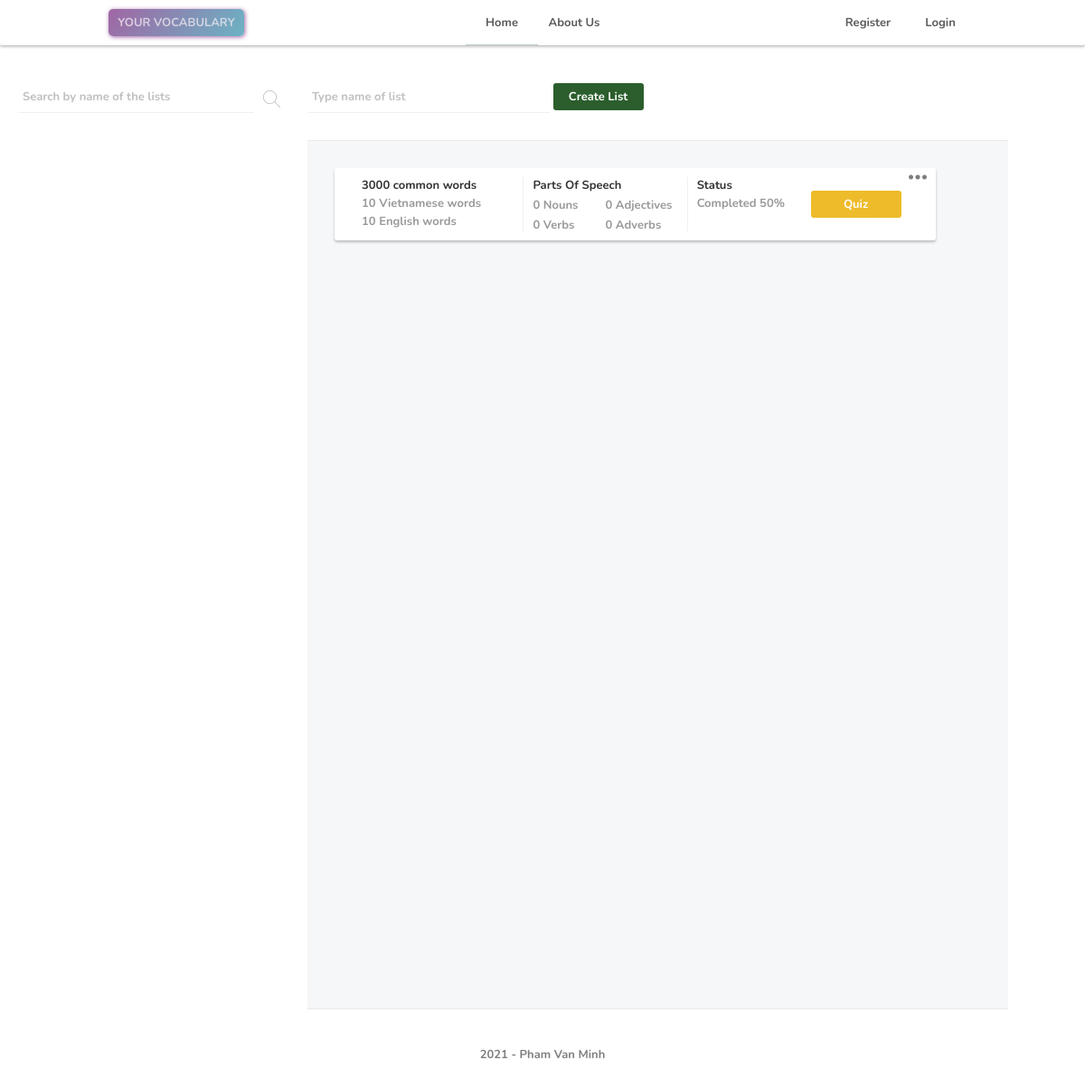
Before: / with the older database file.
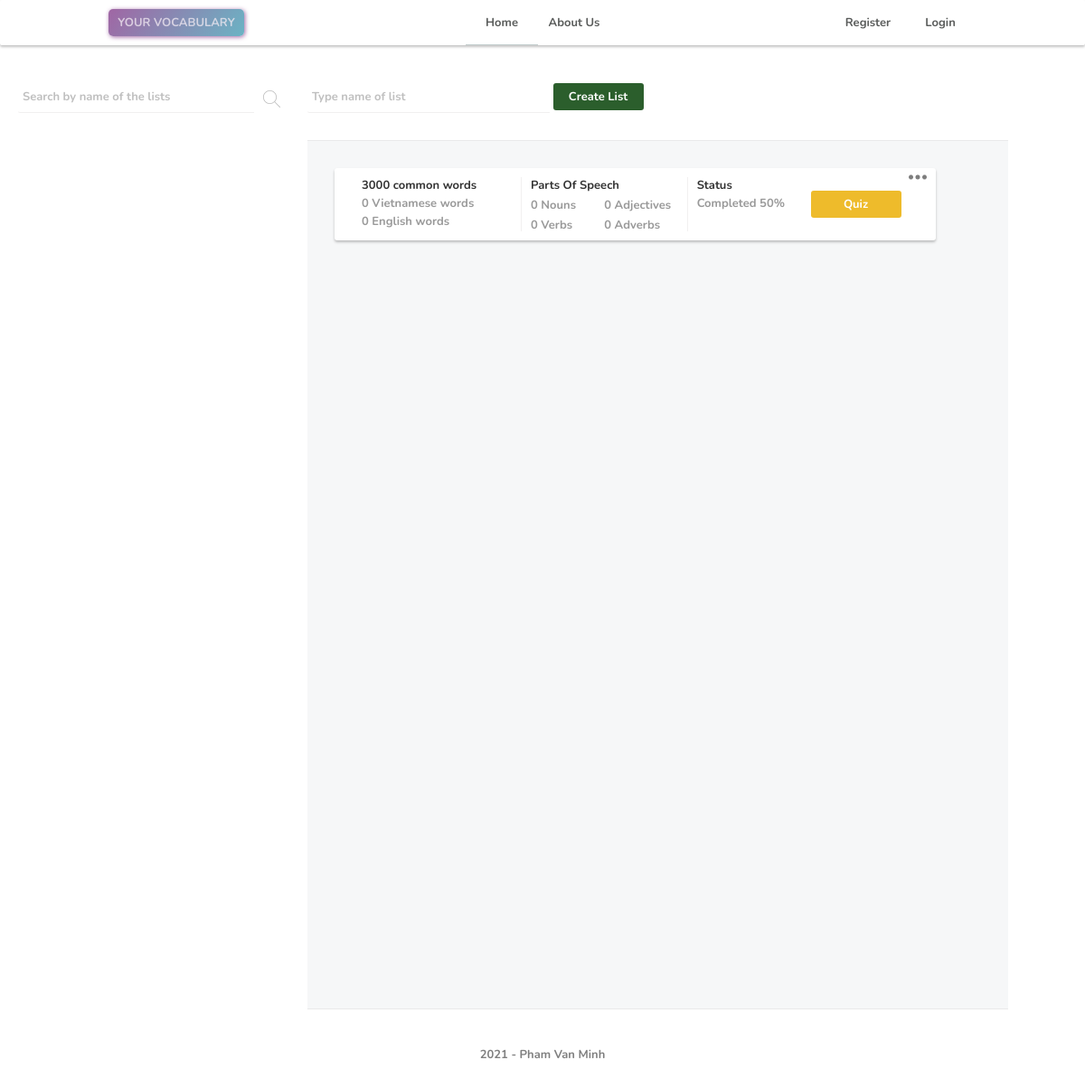
After: the same page with the newer database file.
### model/list.py (models this page shows, shortened)
class List(db.Model):
    __tablename__ = "list"
    list_id = db.Column(db.Integer, primary_key=True)
    list_name = db.Column(db.String(200), nullable=False)
    description = db.Column(db.String(1000))
    inserted_time = db.Column(db.String(100), nullable=False)
    list_type = db.Column(db.Integer)
    user_id = db.Column(db.Integer, db.ForeignKey("user.user_id"))
    words = db.relationship("Word", backref="list", lazy=True)

### app.py (the view)
@app.route("/", methods=["GET"])
def home_page():
    try:
        user_id = current_user.user_id if current_user.is_authenticated else None
        lists = ListAction.get_all_lists_and_words_quantity(user_id=user_id)
        return render_template("home.html", page="home_page", lists=lists)
    except Exception as ex:
        logging.exception(ex)
        flash("Failed to load the page", ERROR_FLASH_MESSAGE_TYPE)
        return render_template("home.html", page="home_page", lists=[])

### action/list.py (called while the page is built)
    @staticmethod
    def get_lists(user_id, return_type=DICTIONARY_TYPE) -> list:
        if not user_id:
            all_lists = List.query.filter_by(list_type=PUBLIC_LIST_TYPE).all()
        elif UserAction.get_user_type(user_id=user_id) == ADMIN_USER_TYPE:
            all_lists = List.query.all()
        else:
            all_lists = List.query.filter_by(list_type=PUBLIC_LIST_TYPE).all()
            all_lists.extend(List.query.filter_by(user_id=user_id).all())
        if return_type == DICTIONARY_TYPE:
            all_lists = ListSchema().dump(all_lists, many=True)
        return all_lists

    @staticmethod
    def get_all_lists_and_words_quantity(user_id) -> list:
        all_lists = ListAction.get_lists(user_id=user_id)
        all_lists_with_words_quanity = []
        for list_info in all_lists:
            words = Word.query.filter_by(list_id=list_info["list_id"]).all()
            vietnamese_words_quantity = len(
                [i for i in words if i.language_type == VIETNAMESE_LANGUAGE_TYPE]
            )
            list_info.update(
                {
                    "num_viets": vietnamese_words_quantity,
                    "num_engs": len(words) - vietnamese_words_quantity,
                }
            )
            all_lists_with_words_quanity.append(list_info)
        return all_lists_with_words_quanity

### templates/home.html (shortened to what this page needs)
{% extends 'base.html' %}
{% block head %}
  <link rel="stylesheet" href="{{ url_for('static', filename='css/home.css') }}">
  <link rel="stylesheet" href="{{ url_for('static', filename='css/card.css') }}">
{% endblock %}
{% block content %}
    <div class="list-and-sidebar-container">
        <div class="sidebar-menu">
            <div class="search-container">
                <input
                    id="list-of-word-lists"
                    placeholder="Search by name of the lists"
                    list="list-of-lists"
                    name="list-of-word-lists"
                    class="input-checkbox"
                    autocomplete="off"
                >
                <button class="search-btn">
                    <img src="/static/public/search.svg">
                </button>
            </div>
        </div>
        <div id="lists-container">
            <div id="general-actions-container">
                <div>
                    <input
                        id="name-of-list-input"
                        placeholder="Type name of list"
                    >
                    <button class="create-a-list-btn save-btn-style">Create List</button>
                </div>
            </div>
            <div class="lists-cards-container">
                {% for list in lists %}
                    <div class="card-of-list" list-id="{{ list.list_id }}" list-name="{{ list.list_name }}">
                        <div class="card-content">
                            <div id="list-basic-info-container">
                                <div class="name-of-list text-overflow-dot">{{ list.list_name }}</div>
                                <div class="property-of-list">
                                    <div>
                                        {{ list.num_viets }} Vietnamese words
                                    </div>
                                    <div>
                                        {{ list.num_engs }} English words
                                    </div>
                                </div>
                            </div>
                            <div id="parts-of-speech-container">
                                <div class="name-of-list text-overflow-dot">Parts Of Speech</div>
                                <div class="property-of-list">
                                    <div>
                                        <div>0 Nouns</div>
                                        <div>0 Adjectives</div>
                                    </div>
                                    <div>
                                        <div>0 Verbs</div>
                                        <div>0 Adverbs</div>
                                    </div>
                                </div>
                            </div>
                            <div id="severity-container">
                                <div class="name-of-list text-overflow-dot">Status</div>
                                <div class="property-of-list">
                                    <div>
                                        Completed 50%
                                    </div>
                                </div>
                            </div>
                        </div>
                        <div class="card-footer">
                            <a class="quiz-list-btn" href="/lesson/{{ list.list_id }}">Quiz</a>
                        </div>
                        <div class="dropdown">
                            <button class="list-more-action-dropbtn"><img src="/static/public/more.png" ></button>
                        </div>
                    </div>
                {% endfor %}
            </div>
        </div>
    </div>
{% endblock %}

### templates/base.html (shortened to what this page needs)
<!DOCTYPE html>
<html lang="en">
<head>
    <link rel="stylesheet" href="{{ url_for('static', filename='css/base.css') }}">
    <link rel="stylesheet" href="{{ url_for('static', filename='css/dialog.css') }}">
    <link rel="stylesheet" href="{{ url_for('static', filename='css/menu.css') }}">
    <link rel="stylesheet" href="{{ url_for('static', filename='css/message.css') }}">
    {% block head %}{% endblock %}
</head>
<body>
    <div class="menu">
        <div class="logo-container">
            <div class="logo">YOUR VOCABULARY</div>
        </div>
        {% if page == "home_page" %}
            <a class="current-page" href="{{ url_for('home_page') }}">Home</a>
        {% else %}
            <a href="{{ url_for('home_page') }}">Home</a>
        {% endif %}
        {% if page == "about_us_page" %}
            <a class="current-page" href="#">About Us</a>
        {% else %}
            <a href="#">About Us</a>
        {% endif %}
        <div class="user-action">
            {% if current_user.is_authenticated %}
                {% if page == "profile_page" %}
                    <a class="img-account-link current-page" href="{{ url_for('profile_page') }}">
                        <img class="img-account" src="/static/public/account.png">
                    </a>
                {% else %}
                    <a class="img-account-link" href="{{ url_for('profile_page') }}">
                        <img class="img-account" src="/static/public/account.png">
                    </a>
                {% endif %}
                <div class="dropdown">
                    <a class="account-dropbtn">{{ current_user.username }}</a>
                    <div id="account-dropdown" class="dropdown-content">
                      <a href="{{ url_for('profile_page') }}">Profile</a>
                      <a href="{{ url_for('logout') }}" >Logout</a>
                    </div>
                </div>
            {% else %}
                <a class="register-action" data-modal="register-dialog">Register</a>
                <a class="login-action">Login</a>
            {% endif %}
        </div>
    </div>
    <div class="content">
        {% block content %}{% endblock %}
    </div>
    <footer>
        2021 - Pham Van Minh
    </footer>
</body>
</html>

### static/css/base.css (style rules this page uses)
:root { --element-header-size: 100px; --main-color: #124040; --dark-main-color: #0c2828; --rgba-dark-main-color-25: rgba(26,64,64,0.25); --rgba-dark-main-color-50: rgba(26,64,64,0.5); --error-color: #EB6057; --success-color: #59B987; --font-size-small: 13px; --color-black: rgba(35, 37, 36, 0.75); --color-white-purple: rgba(241, 234, 241, 0.75); --border-color: rgba(114, 111, 111, 0.1); --scale-proportion: scale(1.02); --scale-time: .2s; --btn-background-purple: linear-gradient(125deg, rgb(218, 198, 219) 0%, rgb(201, 219, 223) 100%); --font-family-montserrat: 'Montserrat', sans-serif; --font-family-monospace: 'Source Code Pro', monospace; --font-family: 'Nunito', sans-serif; --font-weight: 700; --color-black-general: rgba(0, 0, 0, 0.5); }
body { min-width: 600px; margin: 0; font-family: var(--font-family); font-size: var(--font-size-small); font-weight: var(--font-weight); color: var(--color-black-general); }
.logo { width: var(--element-header-size); height: var(--element-header-size); }
.content { min-height: 600px; }
footer { font-size: var(--font-size-small); height: 100px; text-align: center; line-height: 100px; color:rgba(0, 0, 0, 0.5); }
button { height: 30px; width: 100px; background: rgba(65, 106, 219, 0.9); border: none; border-radius: 3px; color: white; font-size: var(--font-size-small); font-weight: var(--font-weight); font-family: var(--font-family); }
input { color: var(--color-black-general); height: 30px; border-radius: 2px 0 0 2px; border: none; border-bottom: 1px solid var(--border-color); padding: 2px 5px; font-size: var(--font-size-small); font-family: var(--font-family); font-weight: var(--font-weight); }
::placeholder { color:rgba(0, 0, 0, 0.25); }
.text-overflow-dot { white-space: nowrap; overflow: hidden; text-overflow: ellipsis }
a { text-decoration: none; }
.save-btn-style { background: rgb(43,94,44); }

### static/css/menu.css (style rules this page uses)
.menu { height: 50px; line-height: 50px; width: 100%; min-width: 600px; border-radius: 2px; display: flex; color: rgba(35, 37, 36, 0.75); font-size: var(--font-size-small); position: fixed; background-color: white; z-index: 10; box-shadow: rgba(0, 0, 0, 0.24) 0px 2px 3px; }
.menu a { color: inherit; display: block; width: 80px; text-align: center; text-decoration: none; }
.menu div.user-action { display: flex; flex-grow: 2; justify-content: flex-end; padding-right: 10%; }
.menu .logo-container { display: flex; flex-grow: 2; padding-left: 10%; }
.menu .logo { width: 150px; margin: 10px 0; height: 30px; line-height: 30px; text-align: center; color: var(--color-white-purple); border-radius: 5px; background: linear-gradient(125deg, rgba(160,102,164,1) 0%, rgba(107,179,196,1) 100%); box-shadow: 1px 1px 5px rgba(160,102,164,1); }
.menu .current-page { border-bottom: 1px solid var(--rgba-dark-main-color-25); }

### static/css/home.css (style rules this page uses)
.search-container { height: 40px; width: 100%; display: flex; margin-bottom: 20px; }
.search-container input { width: 90%; height: 30px; border-radius: 2px 0 0 2px; border: none; border-bottom: 1px solid var(--border-color); padding: 2px 5px; font-size: var(--font-size-small); }
.search-btn { height: 40px; width: 40px; border-radius: 0 2px 2px 0; background: white; padding: 10px; opacity: 0.25; }
.list-and-sidebar-container { display: flex; }
.sidebar-menu { width: 25%; min-width: 300px; padding: 90px 20px; }
#name-of-list-input { width: 30%; }
#lists-container { width: 100%; }
#general-actions-container { padding-top: 90px; }
.lists-cards-container { width: 75%; flex-wrap: wrap; margin-top: 30px; padding: 30px; padding-right: 100px; min-height: 900px; max-height: 900px; background: rgb(246,247,248); overflow: auto; border-top: 1px solid var(--border-color); border-bottom: 1px solid var(--border-color); }

Changed rows visible on the page:
changed List "3000 common words": num_viets "10" → "0"; num_engs "10" → "0"
